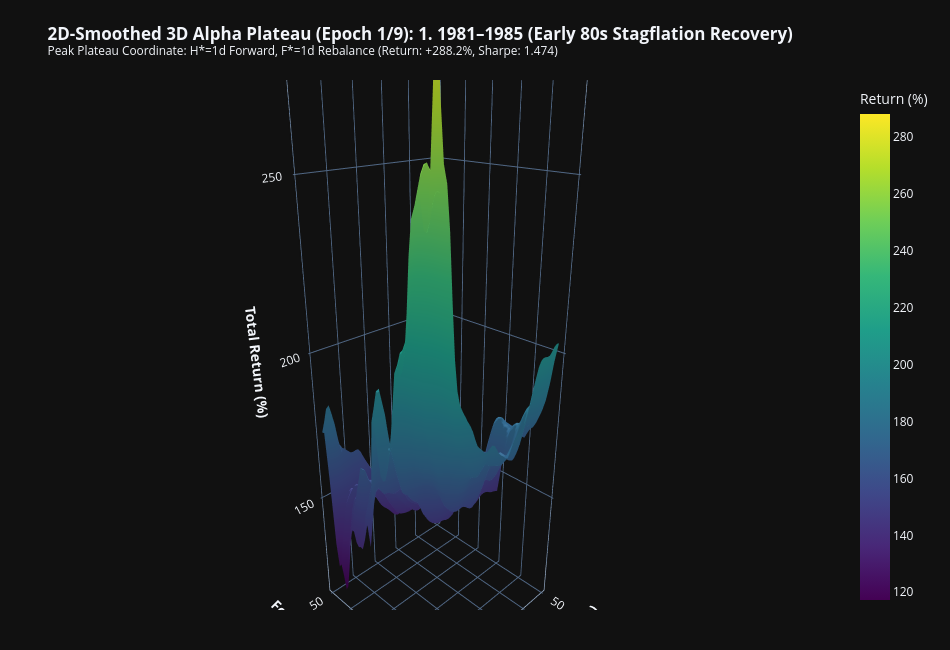
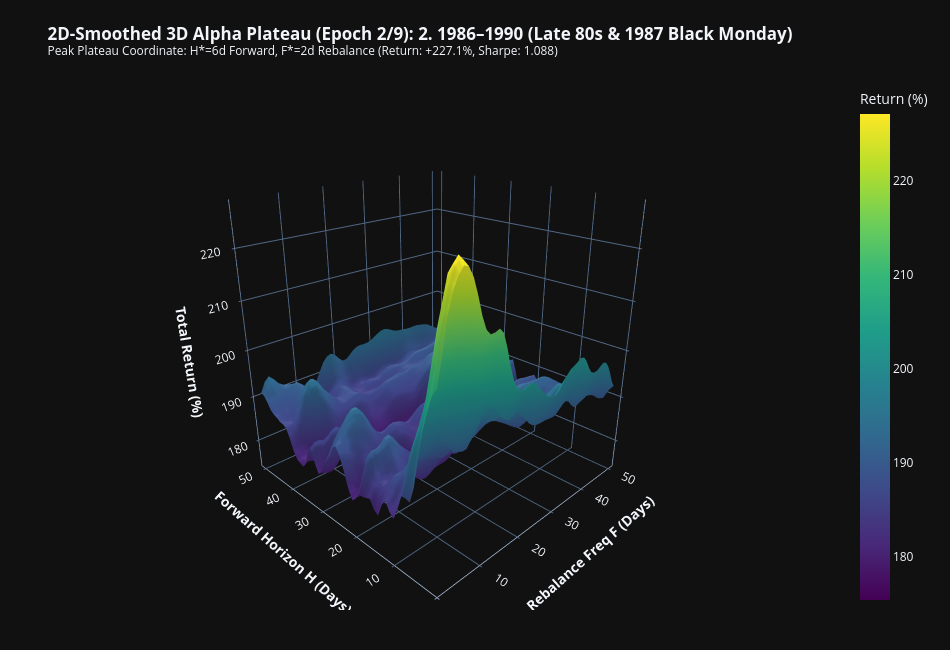
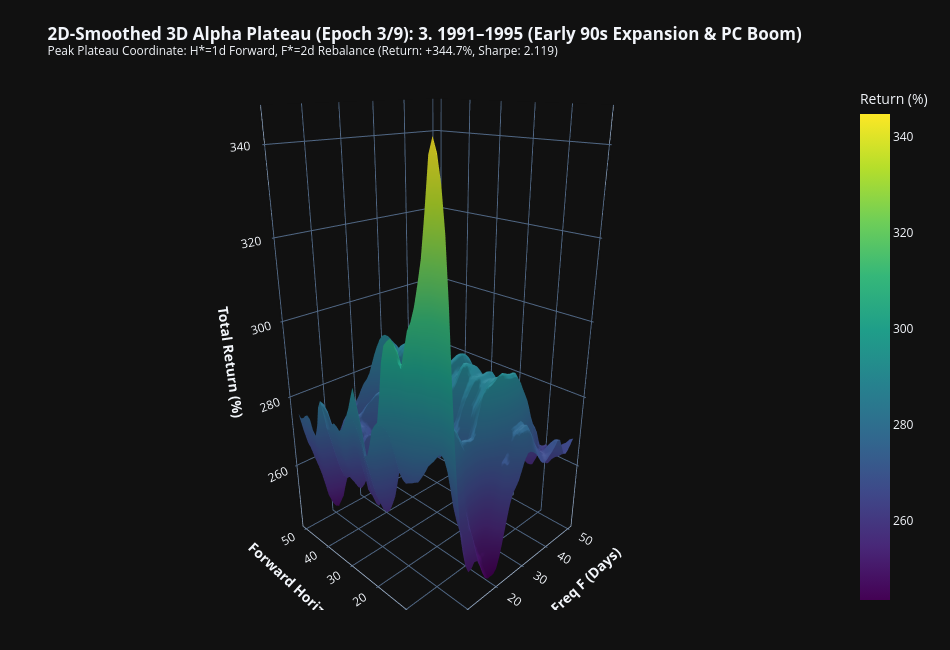
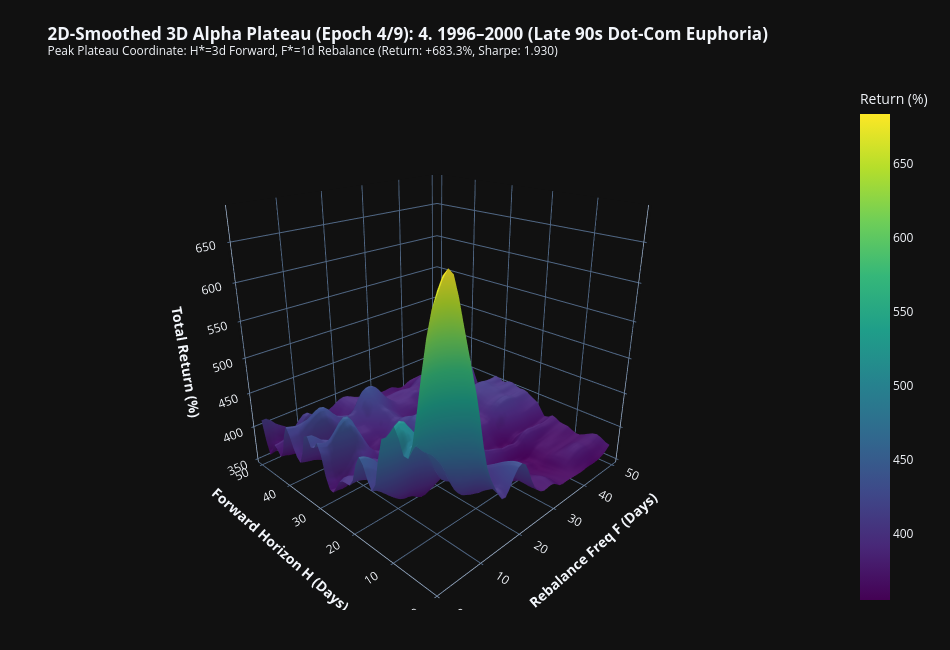

Notebook source saved alongside these figures, in order:
### Markdown cell above
## 5. Visualizing ALL 9 3D Smoothed Surface Plateaus Across Decades (1981–2026)

### Code cell
# Render Individual 3D Surface Plots for ALL 9 5-Year Historical Epochs
for idx, (ep_name, _, _) in enumerate(epochs):
    res = epoch_results[ep_name]
    H_grid, F_grid = np.meshgrid(res['F_vals'], res['H_vals'])
    
    fig = go.Figure(data=[go.Surface(
        x=F_grid, y=H_grid, z=res['smooth_return'],
        colorscale='Viridis',
        colorbar=dict(title="Return (%)")
    )])
    
    fig.update_layout(
        template='plotly_dark', width=950, height=650,
        title=f"<b>2D-Smoothed 3D Alpha Plateau (Epoch {idx+1}/9): {ep_name}</b><br><sup>Peak Plateau Coordinate: H*={res['best_H']}d Forward, F*={res['best_F']}d Rebalance (Return: +{res['peak_return']:.1f}%, Sharpe: {res['peak_sharpe']:.3f})</sup>",
        scene=dict(
            xaxis_title="<b>Rebalance Freq F (Days)</b>",
            yaxis_title="<b>Forward Horizon H (Days)</b>",
            zaxis_title="<b>Total Return (%)</b>",
            camera=dict(eye=dict(x=-1.5, y=-1.5, z=0.9))
        ),
        margin=dict(l=40, r=40, t=80, b=40)
    )
    fig.show()

### Figure 1 — Plotly figure (JSON) as saved in the notebook; plotly's stock layout.template omitted (floating-point values rounded to 4 significant figures; data arrays with more than 128 entries replaced by an {"elided": "..."} marker saying what was removed)
{"data": [{"colorbar": {"title": {"text": "Return (%)"}}, "colorscale": [[0.0, "#440154"], [0.1111, "#482878"], [0.2222, "#3e4989"], [0.3333, "#31688e"], [0.4444, "#26828e"], [0.5556, "#1f9e89"], [0.6667, "#35b779"], [0.7778, "#6ece58"], [0.8889, "#b5de2b"], [1.0, "#fde725"]], "type": "surface", "x": {"elided": "50x50 int values"}, "y": {"elided": "50x50 int values"}, "z": {"elided": "50x50 float values"}}], "layout": {"height": 650, "margin": {"b": 40, "l": 40, "r": 40, "t": 80}, "scene": {"camera": {"eye": {"x": -1.5, "y": -1.5, "z": 0.9}}, "xaxis": {"title": {"text": "<b>Rebalance Freq F (Days)</b>"}}, "yaxis": {"title": {"text": "<b>Forward Horizon H (Days)</b>"}}, "zaxis": {"title": {"text": "<b>Total Return (%)</b>"}}}, "title": {"text": "<b>2D-Smoothed 3D Alpha Plateau (Epoch 1/9): 1. 1981–1985 (Early 80s Stagflation Recovery)</b><br><sup>Peak Plateau Coordinate: H*=1d Forward, F*=1d Rebalance (Return: +288.2%, Sharpe: 1.474)</sup>"}, "width": 950}}

### Figure 2 — Plotly figure (JSON) as saved in the notebook; plotly's stock layout.template omitted (floating-point values rounded to 4 significant figures; data arrays with more than 128 entries replaced by an {"elided": "..."} marker saying what was removed)
{"data": [{"colorbar": {"title": {"text": "Return (%)"}}, "colorscale": [[0.0, "#440154"], [0.1111, "#482878"], [0.2222, "#3e4989"], [0.3333, "#31688e"], [0.4444, "#26828e"], [0.5556, "#1f9e89"], [0.6667, "#35b779"], [0.7778, "#6ece58"], [0.8889, "#b5de2b"], [1.0, "#fde725"]], "type": "surface", "x": {"elided": "50x50 int values"}, "y": {"elided": "50x50 int values"}, "z": {"elided": "50x50 float values"}}], "layout": {"height": 650, "margin": {"b": 40, "l": 40, "r": 40, "t": 80}, "scene": {"camera": {"eye": {"x": -1.5, "y": -1.5, "z": 0.9}}, "xaxis": {"title": {"text": "<b>Rebalance Freq F (Days)</b>"}}, "yaxis": {"title": {"text": "<b>Forward Horizon H (Days)</b>"}}, "zaxis": {"title": {"text": "<b>Total Return (%)</b>"}}}, "title": {"text": "<b>2D-Smoothed 3D Alpha Plateau (Epoch 2/9): 2. 1986–1990 (Late 80s & 1987 Black Monday)</b><br><sup>Peak Plateau Coordinate: H*=6d Forward, F*=2d Rebalance (Return: +227.1%, Sharpe: 1.088)</sup>"}, "width": 950}}

### Figure 3 — Plotly figure (JSON) as saved in the notebook; plotly's stock layout.template omitted (floating-point values rounded to 4 significant figures; data arrays with more than 128 entries replaced by an {"elided": "..."} marker saying what was removed)
{"data": [{"colorbar": {"title": {"text": "Return (%)"}}, "colorscale": [[0.0, "#440154"], [0.1111, "#482878"], [0.2222, "#3e4989"], [0.3333, "#31688e"], [0.4444, "#26828e"], [0.5556, "#1f9e89"], [0.6667, "#35b779"], [0.7778, "#6ece58"], [0.8889, "#b5de2b"], [1.0, "#fde725"]], "type": "surface", "x": {"elided": "50x50 int values"}, "y": {"elided": "50x50 int values"}, "z": {"elided": "50x50 float values"}}], "layout": {"height": 650, "margin": {"b": 40, "l": 40, "r": 40, "t": 80}, "scene": {"camera": {"eye": {"x": -1.5, "y": -1.5, "z": 0.9}}, "xaxis": {"title": {"text": "<b>Rebalance Freq F (Days)</b>"}}, "yaxis": {"title": {"text": "<b>Forward Horizon H (Days)</b>"}}, "zaxis": {"title": {"text": "<b>Total Return (%)</b>"}}}, "title": {"text": "<b>2D-Smoothed 3D Alpha Plateau (Epoch 3/9): 3. 1991–1995 (Early 90s Expansion & PC Boom)</b><br><sup>Peak Plateau Coordinate: H*=1d Forward, F*=2d Rebalance (Return: +344.7%, Sharpe: 2.119)</sup>"}, "width": 950}}

### Figure 4 — Plotly figure (JSON) as saved in the notebook; plotly's stock layout.template omitted (floating-point values rounded to 4 significant figures; data arrays with more than 128 entries replaced by an {"elided": "..."} marker saying what was removed)
{"data": [{"colorbar": {"title": {"text": "Return (%)"}}, "colorscale": [[0.0, "#440154"], [0.1111, "#482878"], [0.2222, "#3e4989"], [0.3333, "#31688e"], [0.4444, "#26828e"], [0.5556, "#1f9e89"], [0.6667, "#35b779"], [0.7778, "#6ece58"], [0.8889, "#b5de2b"], [1.0, "#fde725"]], "type": "surface", "x": {"elided": "50x50 int values"}, "y": {"elided": "50x50 int values"}, "z": {"elided": "50x50 float values"}}], "layout": {"height": 650, "margin": {"b": 40, "l": 40, "r": 40, "t": 80}, "scene": {"camera": {"eye": {"x": -1.5, "y": -1.5, "z": 0.9}}, "xaxis": {"title": {"text": "<b>Rebalance Freq F (Days)</b>"}}, "yaxis": {"title": {"text": "<b>Forward Horizon H (Days)</b>"}}, "zaxis": {"title": {"text": "<b>Total Return (%)</b>"}}}, "title": {"text": "<b>2D-Smoothed 3D Alpha Plateau (Epoch 4/9): 4. 1996–2000 (Late 90s Dot-Com Euphoria)</b><br><sup>Peak Plateau Coordinate: H*=3d Forward, F*=1d Rebalance (Return: +683.3%, Sharpe: 1.930)</sup>"}, "width": 950}}
